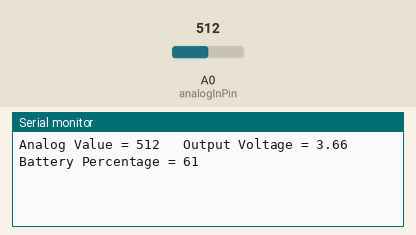
The sketch below on a simulated ESP8266 (NodeMCU). Shown: the last lines printed to the serial monitor. The test bench sets the inputs (shaded band); at power-on: A0 (analogInPin) = 512. WiFi joins after 1.5 s; servers stay silent unless stated.

Above: at 4.5 s.
4.6 s: A0 (analogInPin) set to 716
At 5.2 s:
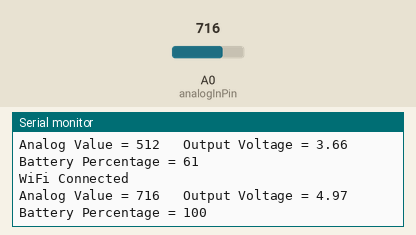
7.8 s: A0 (analogInPin) set to 900
At 8.9 s:
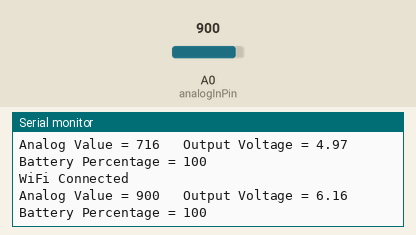
Timing chart, 0 to 10.8 s (numbered marks = the images above; inputs shaded):
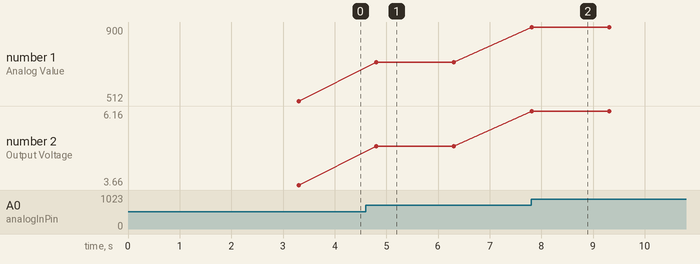

The sketch:

Paan_FYP.ino
```cpp
#define BLYNK_TEMPLATE_ID "TMPLwXgVwZdx"
#define BLYNK_DEVICE_NAME "Paan FYP"
#define BLYNK_AUTH_TOKEN "_rGJVF2vsGQZmRtohU3zJDZm04n39W_U"

#define BLYNK_PRINT Serial

#include <ESP8266WiFi.h>
#include <BlynkSimpleEsp8266.h>

char auth[] = BLYNK_AUTH_TOKEN;

// Your WiFi credentials.
// Set password to "" for open networks.
char ssid[] = "Paanpap";
char pass[] = "keladigoreng";

int analogInPin  = A0;    // Analog input pin
int sensorValue;
float calibration = 0.36; // Check Battery voltage using multimeter & add/subtract the value
float voltage;
int bat_percentage;

void setup() {
  // Initialize serial and wait for port to open:
  Serial.begin(115200);

  // This delay gives the chance to wait for a Serial Monitor without blocking if none is found
  delay(1500);

  Blynk.begin(auth, ssid, pass);
}

void loop() {
  sensorValue = analogRead(analogInPin);
  voltage = (((sensorValue * 3.3) / 1024) * 2 + calibration); //multiply by two as voltage divider network is 100K & 100K Resistor

    bat_percentage = mapfloat(voltage, 2.8, 4.2, 0, 100); //2.8V as Battery Cut off Voltage & 4.2V as Maximum Voltage

    if (bat_percentage >= 100)
    {
      bat_percentage = 100;
    }
    if (bat_percentage <= 0)
    {
      bat_percentage = 1;
    }

  Serial.print("Analog Value = ");
  Serial.print(sensorValue);
  Serial.print("\t Output Voltage = ");
  Serial.print(voltage);
  Serial.print("\t Battery Percentage = ");
  Serial.println(bat_percentage);
  delay(1000);

  Blynk.virtualWrite(V1, voltage);
  Blynk.virtualWrite(V2, bat_percentage);

  delay(500);

  //Blynk WiFi Status Update
  if (WiFi.status() != WL_CONNECTED)
  {
    Serial.println("WiFi Not Connected");
  }

  else
  {
    Serial.println("WiFi Connected");
  }

    Blynk.run();
}

float mapfloat(float x, float in_min, float in_max, float out_min, float out_max)
{
  return (x - in_min) * (out_max - out_min) / (in_max - in_min) + out_min;
}
```

Measured:
- after the input at 4.6 s, the serial monitor: prints a new line after 0.21 s (image 1)
- after the input at 7.8 s, the serial monitor: prints a new line at once (image 2)
- plotted number 1: 512 → 716 after the input at 4.6 s, 716 → 900 after the input at 7.8 s
- plotted number 2: 3.66 → 4.97 after the input at 4.6 s, 4.97 → 6.16 after the input at 7.8 s
